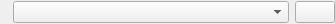
<?xml version="1.0" encoding="UTF-8"?>
<ui version="4.0">
 <class>FileSelectionComboBox</class>
 <widget class="QWidget" name="FileSelectionComboBox">
  <property name="geometry">
   <rect>
    <x>0</x>
    <y>0</y>
    <width>335</width>
    <height>24</height>
   </rect>
  </property>
  <property name="windowTitle">
   <string>Form</string>
  </property>
  <layout class="QHBoxLayout" name="horizontalLayout_2">
   <property name="leftMargin">
    <number>0</number>
   </property>
   <property name="topMargin">
    <number>0</number>
   </property>
   <property name="rightMargin">
    <number>0</number>
   </property>
   <property name="bottomMargin">
    <number>0</number>
   </property>
   <item>
    <widget class="QLabel" name="label">
     <property name="text">
      <string notr="true"/>
     </property>
    </widget>
   </item>
   <item>
    <widget class="QComboBox" name="comboBox">
     <property name="sizePolicy">
      <sizepolicy hsizetype="Expanding" vsizetype="Fixed">
       <horstretch>0</horstretch>
       <verstretch>0</verstretch>
      </sizepolicy>
     </property>
    </widget>
   </item>
   <item>
    <widget class="QPushButton" name="browseButton">
     <property name="text">
      <string notr="true"/>
     </property>
     <property name="icon">
      <iconset resource="../../build/opaq-x64-windows-static/src/ui/resources_qmlcache.qrc">
       <normaloff>:/data/browse.svg</normaloff>:/data/browse.svg</iconset>
     </property>
    </widget>
   </item>
  </layout>
 </widget>
 <resources>
  <include location="../../build/opaq-x64-windows-static/src/ui/resources_qmlcache.qrc"/>
 </resources>
 <connections/>
</ui>
